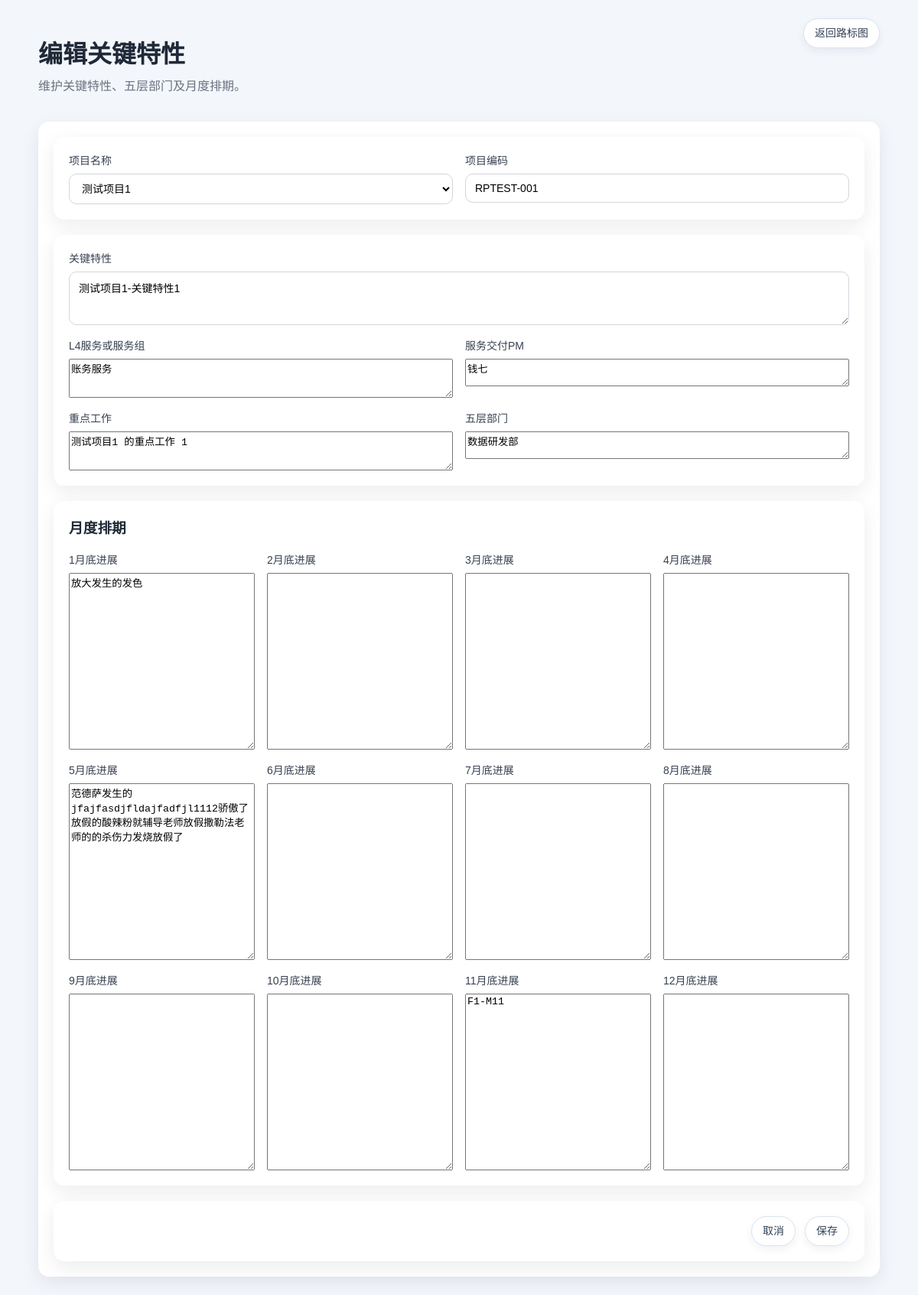
Page /admin/features/1/edit on the earlier database version.
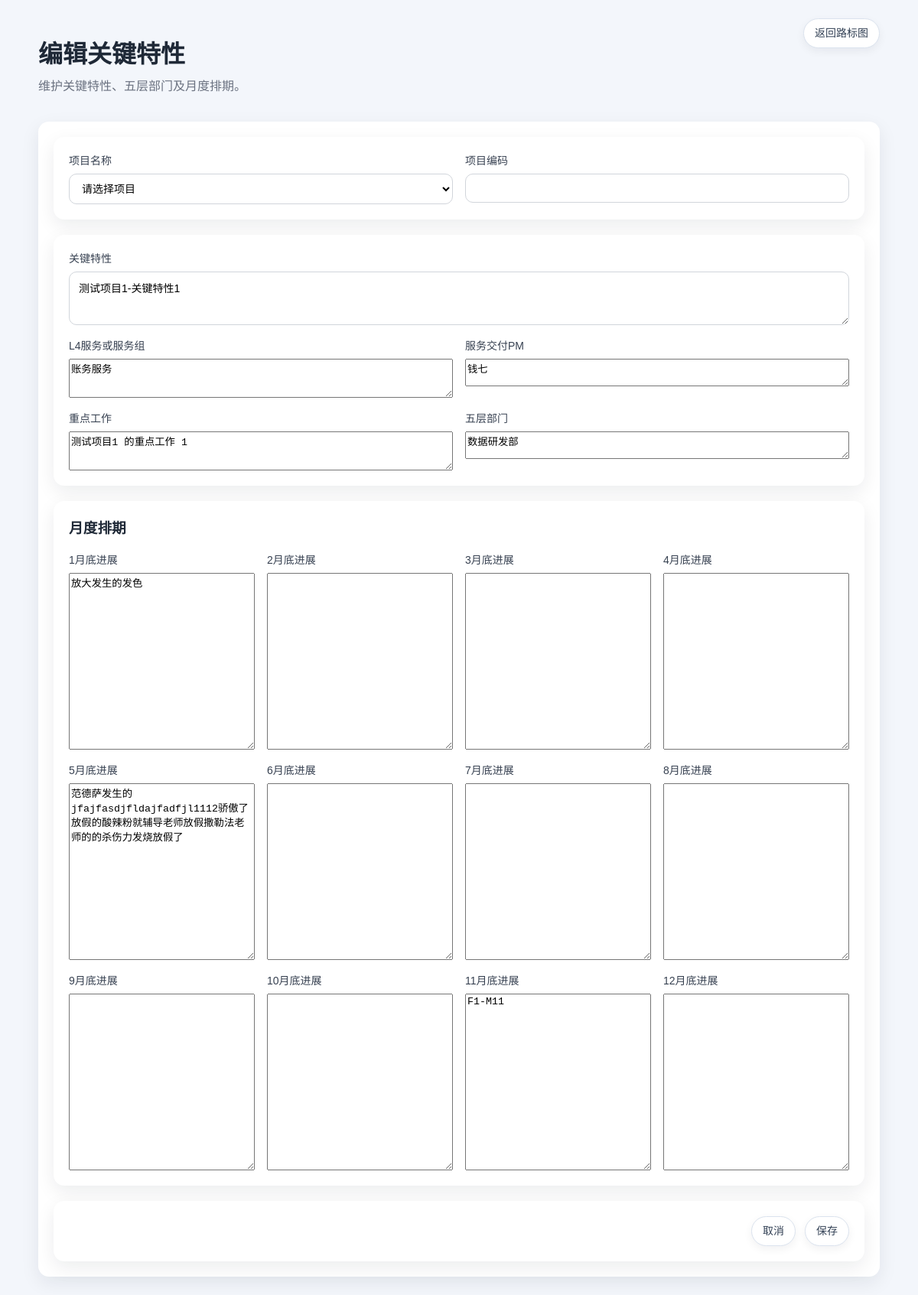
Same page on the later database version.
### tables this page shows
CREATE TABLE project_features (
                id INTEGER PRIMARY KEY AUTOINCREMENT,
                project_id INTEGER,
                project_name TEXT,
                five_level_department TEXT,
                focus_work TEXT,
                feature_name TEXT,
                service_group TEXT,
                delivery_pm TEXT,
                "1/31" TEXT,
                "2/28" TEXT,
                "3/31" TEXT,
                "4/30" TEXT,
                "5/31" TEXT,
                "6/30" TEXT,
                "7/31" TEXT,
                "8/31" TEXT,
                "9/30" TEXT,
                "10/31" TEXT,
                "11/30" TEXT,
                "12/31" TEXT,
                created_at TEXT DEFAULT CURRENT_TIMESTAMP,
                updated_at TEXT DEFAULT CURRENT_TIMESTAMP,
                FOREIGN KEY(project_id) REFERENCES projects(id) ON DELETE CASCADE
            );

CREATE TABLE projects (
                id INTEGER PRIMARY KEY AUTOINCREMENT,
                project_name TEXT,
                project_manager TEXT,
                workload_person_month TEXT,
                focus_work TEXT,
                feature_name TEXT,
                service_group TEXT,
                delivery_pm TEXT,
                "1/31" TEXT,
                "2/28" TEXT,
                "3/31" TEXT,
                "4/30" TEXT,
                "5/31" TEXT,
                "6/30" TEXT,
                "7/31" TEXT,
                "8/31" TEXT,
                "9/30" TEXT,
                "10/31" TEXT,
                "11/30" TEXT,
                "12/31" TEXT,
                created_at TEXT DEFAULT CURRENT_TIMESTAMP,
                updated_at TEXT DEFAULT CURRENT_TIMESTAMP
            , project_status TEXT, control_gate TEXT, investment_subject TEXT, project_code TEXT, project_description TEXT, project_category TEXT, project_subcategory TEXT, project_complexity TEXT, planned_start_date TEXT, planned_end_date TEXT, rd_budget_w TEXT, headcount_budget_self_owned TEXT, headcount_budget_od TEXT, headcount_budget_tm TEXT, project_role TEXT);

### src/app.py (the view, shortened to what this page needs)
@app.route('/admin/features/<int:feature_id>/edit', methods=['GET', 'POST'])
@login_required
def admin_feature_edit(feature_id):
    denied = require_feature('manage_features', '当前账号不能管理关键特性')
    if denied:
        return denied
    feature = load_project_feature(feature_id)
    if not feature:
        return redirect(url_for('roadmap'))
    project_options = get_project_options()
    feature = dict(feature)
    selected_project = next((item for item in project_options if item['project_name'] == feature.get('project_name')), None)
    feature['project_code'] = selected_project['project_code'] if selected_project else ''
    return render_template('feature_form.html', feature=feature, months=MILESTONE_COLUMNS, mode='edit', project_options=project_options, **build_auth_context())

### src/app.py (called while the page is built, shortened)
@app.context_processor
def inject_template_helpers():
    return {
        'milestone_image_url': milestone_image_url,
    }

def default_feature_flags(role):
    role = normalize_permission_role(role)
    if role == 'admin':
        return {key: True for key in FEATURE_KEYS}
    return {
        'view_system': False,
        'manage_permissions': False,
        'manage_backup': False,
        'submit_requirement': True,
        'manage_requirement_status': False,
        'manage_projects': False,
        'manage_features': False,
        'manage_service_resources': False,
        'import_export_data': True,
    }

def normalize_permission_role(role_text):
    role = (role_text or '').strip().lower()
    return 'admin' if role == 'admin' else 'guest'

def oauth_enabled():
    return os.getenv("RELEASEPLAN_OAUTH_ENABLED", "false").lower() == "true"

def local_admin_enabled():
    admin_username = (os.getenv('RELEASEPLAN_LOCAL_ADMIN_USERNAME') or '').strip()
    admin_password = (os.getenv('RELEASEPLAN_LOCAL_ADMIN_PASSWORD') or '').strip()
    guest_username = (os.getenv('RELEASEPLAN_LOCAL_GUEST_USERNAME') or '').strip()
    guest_password = (os.getenv('RELEASEPLAN_LOCAL_GUEST_PASSWORD') or '').strip()
    return bool((admin_username and admin_password) or (guest_username and guest_password))

def auth_mode():
    if oauth_enabled() and local_admin_enabled():
        return 'hybrid'
    if oauth_enabled():
        return 'oauth2'
    if local_admin_enabled():
        return 'local'
    return 'none'

def get_current_user():
    return session.get('oauth_user') or session.get('local_user')

def get_current_user_roles():
    user = get_current_user() or {}
    roles = user.get('roles') or []
    if isinstance(roles, str):
        roles = [roles]
    return [str(role).strip().lower() for role in roles if str(role).strip()]

def get_current_user_features(user=None):
    user = user if user is not None else get_current_user()
    if not isinstance(user, dict):
        return default_feature_flags('guest')

def can_access(feature_key, user=None):
    mode = auth_mode()
    if mode == 'none':
        return True
    features = get_current_user_features(user)
    return bool(features.get(feature_key))

def can_edit(user=None):
    return can_access('manage_projects', user) or can_access('manage_features', user) or can_access('manage_service_resources', user) or can_access('manage_backup', user) or can_access('manage_permissions', user)

### templates/feature_form.html (shortened to what this page needs)
<!doctype html>
<html lang="zh-CN">
<head>
  <link rel="stylesheet" href="{{ url_for('static', filename='style.css') }}">
</head>
<body>
  <div class="page form-page">
    <header class="toolbar">
      <div>
        <h1>{% if mode == 'edit' %}编辑关键特性{% else %}新增关键特性{% endif %}</h1>
        <p>维护关键特性、五层部门及月度排期。</p>
      </div>
      <div class="toolbar-actions">
        <a class="button secondary" href="{{ url_for('roadmap') }}">返回路标图</a>
      </div>
    </header>
    <form method="post" class="card project-form">
      <div class="card inner-card">
        <div class="form-grid">
          <label>项目名称
            <select name="project_name" id="project_name" required>
              <option value="">请选择项目</option>
              {% for project in project_options %}
                <option value="{{ project.project_name }}" data-project-code="{{ project.project_code or '' }}" {% if feature.project_name == project.project_name %}selected{% endif %}>{{ project.project_name }}</option>
              {% endfor %}
            </select>
          </label>
          <label>项目编码<input type="text" id="project_code" value="{{ feature.project_code or '' }}" readonly tabindex="-1"></label>
        </div>
      </div>
      <div class="card inner-card">
        <div class="form-grid">
          <label class="block-field">关键特性<textarea name="feature_name" rows="3">{{ feature.feature_name or '' }}</textarea></label>
          <label>L4服务或服务组<textarea name="service_group" rows="3">{{ feature.service_group or '' }}</textarea></label>
          <label>服务交付PM<textarea name="delivery_pm" rows="2">{{ feature.delivery_pm or '' }}</textarea></label>
          <label>重点工作<textarea name="focus_work" rows="3">{{ feature.focus_work or '' }}</textarea></label>
          <label>五层部门<textarea name="five_level_department" rows="2">{{ feature.five_level_department or '' }}</textarea></label>
        </div>
      </div>
      <div class="card inner-card">
        <h3>月度排期</h3>
        <div class="month-grid-form">
          {% for month in months %}
            <label>{{ month.split('/')[0] }}月底进展<textarea name="{{ month }}" rows="15">{{ feature[month] if feature and month in feature else '' }}</textarea></label>
          {% endfor %}
        </div>
      </div>
      <div class="card inner-card">
      <div class="toolbar-actions">
        <a class="button secondary" href="{{ url_for('roadmap') }}">取消</a>
        <button class="button" type="submit">保存</button>
      </div>
    </form>
  </div>
</body>
</html>

### static/style.css (style rules this page uses)
body { margin: 0; font-family: Arial, "PingFang SC", "Microsoft YaHei", sans-serif; background: #f3f6fb; color: #1f2937; }
.page { max-width: 1500px; margin: 0 auto; padding: 24px; }
header h1 { margin-bottom: 8px; }
header p { margin-top: 0; color: #6b7280; }
.card { background: #fff; border-radius: 16px; box-shadow: 0 8px 24px rgba(15, 23, 42, 0.08); }
.toolbar { display: flex; justify-content: space-between; gap: 16px; align-items: flex-start; margin-bottom: 20px; }
.toolbar-actions { display: flex; gap: 12px; align-items: center; flex-wrap: wrap; overflow: visible; }
.button { display: inline-flex; align-items: center; justify-content: center; padding: 10px 14px; border-radius: 999px; background: #ffffff; color: #334155; text-decoration: none; border: 1px solid #dbe3ee; cursor: pointer; font-size: 14px; font-family: inherit; line-height: 1.2; box-shadow: 0 4px 12px rgba(15, 23, 42, 0.06); }
.button.secondary { background: #ffffff; color: #334155; border-color: #dbe3ee; }
.card { background: #fff; border-radius: 14px; padding: 20px; box-shadow: 0 8px 24px rgba(15, 23, 42, 0.08); }
.form-page { max-width: 1100px; }
.project-form { display: flex; flex-direction: column; gap: 20px; }
.project-form .toolbar-actions { justify-content: flex-end; }
.form-grid { display: grid; grid-template-columns: repeat(2, minmax(0, 1fr)); gap: 16px; }
.form-grid label, .month-grid-form label, .block-field { display: flex; flex-direction: column; gap: 8px; font-size: 14px; color: #374151; }
.form-grid > .block-field { grid-column: 1 / -1; }
.form-grid input, .form-grid select, .month-grid-form input, .block-field textarea { border: 1px solid #d1d5db; border-radius: 10px; padding: 10px 12px; font-size: 14px; font-family: inherit; background: #fff; }
.inner-card h3 { margin-top: 0; }
.month-grid-form { display: grid; grid-template-columns: repeat(4, minmax(0, 1fr)); gap: 16px; }

Differences in the rows shown:
removed projects: project_code "RPTEST-001"
shown differently, row unchanged: project_features "测试项目1-关键特性1": project_name "测试项目1" → (not shown)
Other differences:
form field project_name: (not shown) → "请选择项目"
